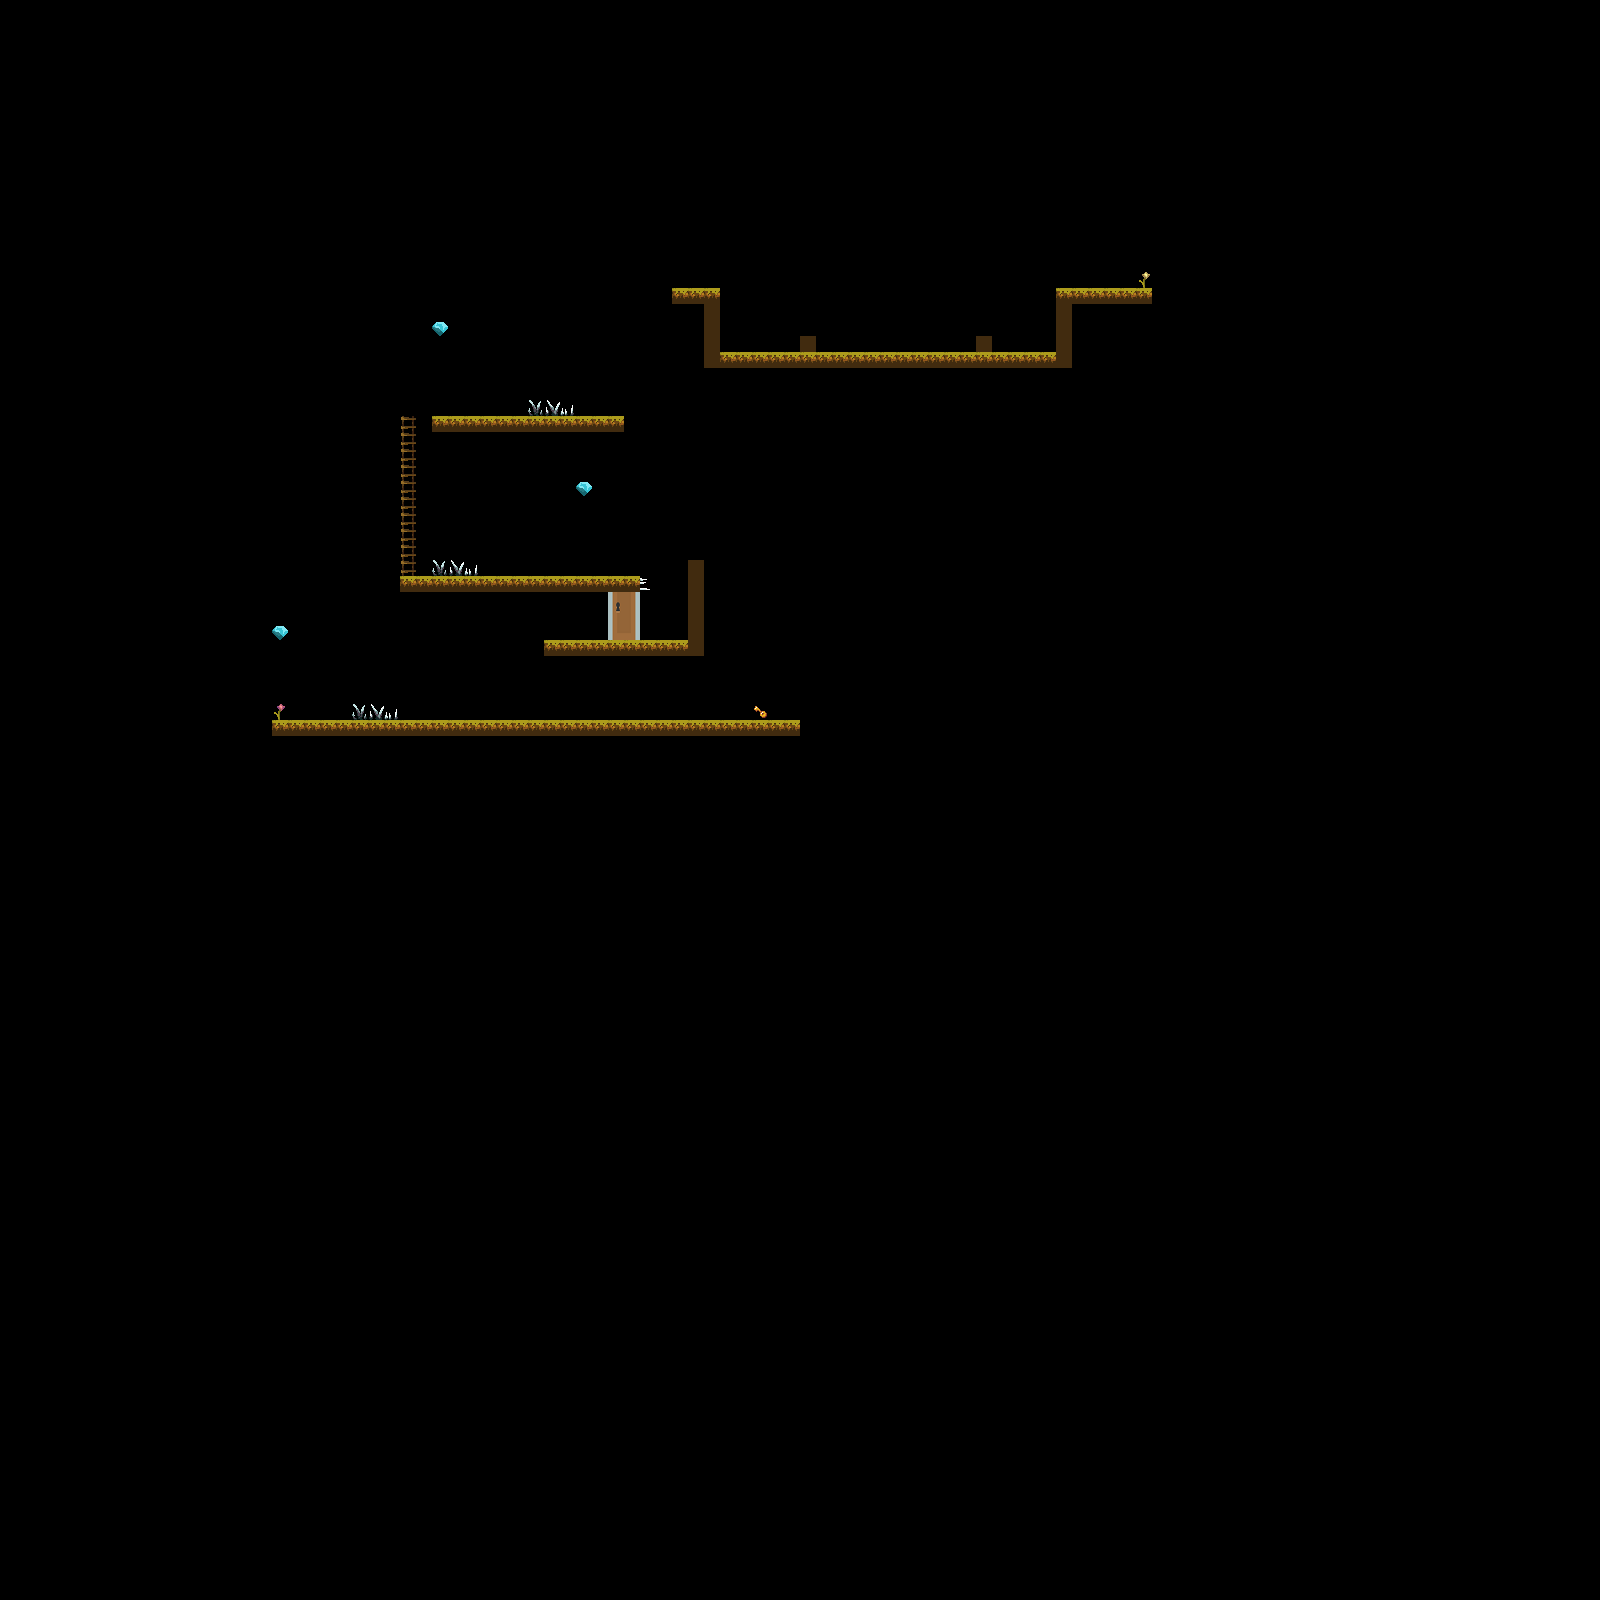

This game map was drawn from its Tiled (.tmx) file and the tilesets committed beside it. A one-line description and the trimmed map source follow:
An orthogonal 100x100 tile map with 16x16 px tiles, 13 tile layers (Checkpoints, Coins, Hearts, Don't Touch, ...), 7 tilesets and 2 objects.

<map version="1.5" tiledversion="1.5.0" orientation="orthogonal" renderorder="left-down" width="100" height="100" tilewidth="16" tileheight="16" infinite="0" nextlayerid="16" nextobjectid="3">
 <tileset firstgid="1" name="Enviroment" tilewidth="16" tileheight="16" tilecount="1170" columns="45">
  <image source="../../images/Environment/Kauzz Forest Tiles/Enviroment.png" width="724" height="416" />
 </tileset>
 <tileset firstgid="1171" source="../../images/Animated Tiles/Diamond.tsx" />
 <tileset firstgid="1184" name="Country_village_props" tilewidth="16" tileheight="16" tilecount="252" columns="21">
  <image source="../../images/Environment/Country-village_asset_pack/1_Tileset &amp; props/Country_village_props.png" width="336" height="192" />
 </tileset>
 <tileset firstgid="1436" name="Door and key" tilewidth="32" tileheight="48" tilecount="1" columns="0">
  <grid orientation="orthogonal" width="1" height="1" />
  <tile id="2">
   <image width="32" height="48" source="../../images/Environment/doorClosed_mid.png" />
  </tile>
 </tileset>
 <tileset firstgid="1441" name="tiny_consumables" tilewidth="16" tileheight="16" tilecount="18" columns="6">
  <image source="../../images/Environment/tiny_consumables.png" width="96" height="48" />
 </tileset>
 <tileset firstgid="1459" name="mainlevbuild" tilewidth="16" tileheight="16" tilecount="4096" columns="64">
  <image source="../../images/Environment/PFantasy_SET1_v1.0/mainlevbuild.png" width="1024" height="1024" />
 </tileset>
 <tileset firstgid="5555" source="../../images/Animated Tiles/Heart.tsx" />
 <layer id="4" name="Checkpoints" width="100" height="100">
  <data>[10000 cells, 0 non-empty, 0 distinct tile ids]</data>
 </layer>
 <layer id="5" name="Coins" width="100" height="100">
  <data>[10000 cells, 3 non-empty, 1 distinct tile ids]</data>
 </layer>
 <layer id="6" name="Hearts" width="100" height="100">
  <data>[10000 cells, 0 non-empty, 0 distinct tile ids]</data>
 </layer>
 <layer id="7" name="Don't Touch" width="100" height="100">
  <data>[10000 cells, 10 non-empty, 4 distinct tile ids]</data>
 </layer>
 <layer id="8" name="Golden key" width="100" height="100">
  <data>[10000 cells, 1 non-empty, 1 distinct tile ids]</data>
 </layer>
 <layer id="9" name="Golden door" width="100" height="100">
  <data>[10000 cells, 1 non-empty, 1 distinct tile ids]</data>
 </layer>
 <layer id="10" name="Exit" width="100" height="100">
  <data>[10000 cells, 1 non-empty, 1 distinct tile ids]</data>
 </layer>
 <layer id="11" name="Enemy 1" width="100" height="100">
  <data>[10000 cells, 1 non-empty, 1 distinct tile ids]</data>
 </layer>
 <layer id="12" name="Enemy 0" width="100" height="100">
  <data>[10000 cells, 1 non-empty, 1 distinct tile ids]</data>
 </layer>
 <layer id="13" name="Spawn" width="100" height="100">
  <data>[10000 cells, 1 non-empty, 1 distinct tile ids]</data>
 </layer>
 <objectgroup id="14" name="Enemies" />
 <objectgroup id="3" name="Moving platforms">
  <object id="1" gid="3" x="624" y="432" width="16" height="16">
   <properties>
    <property name="boundary_bottom" type="float" value="1752" />
    <property name="boundary_top" type="float" value="1992" />
    <property name="change_y" type="float" value="1" />
   </properties>
  </object>
  <object id="2" gid="3" x="640" y="432" width="16" height="16">
   <properties>
    <property name="boundary_bottom" type="float" value="1752" />
    <property name="boundary_top" type="float" value="1992" />
    <property name="change_y" type="float" value="1" />
   </properties>
  </object>
 </objectgroup>
 <layer id="2" name="Platforms" width="100" height="100">
  <data>[10000 cells, 113 non-empty, 2 distinct tile ids]</data>
 </layer>
 <layer id="1" name="Ladders" width="100" height="100">
  <data>[10000 cells, 10 non-empty, 1 distinct tile ids]</data>
 </layer>
 <layer id="15" name="Foreground 1" width="100" height="100">
  <data>[10000 cells, 0 non-empty, 0 distinct tile ids]</data>
 </layer>
</map>
